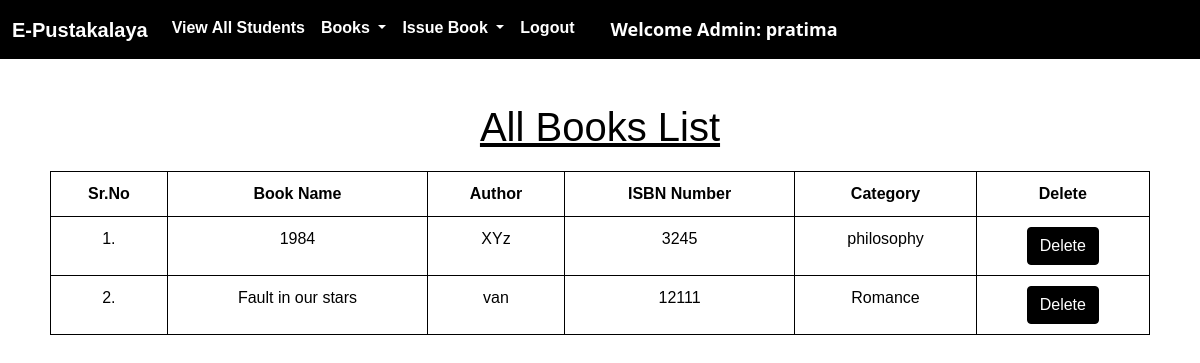
Page /view_books/ (signed in) on the earlier database version.
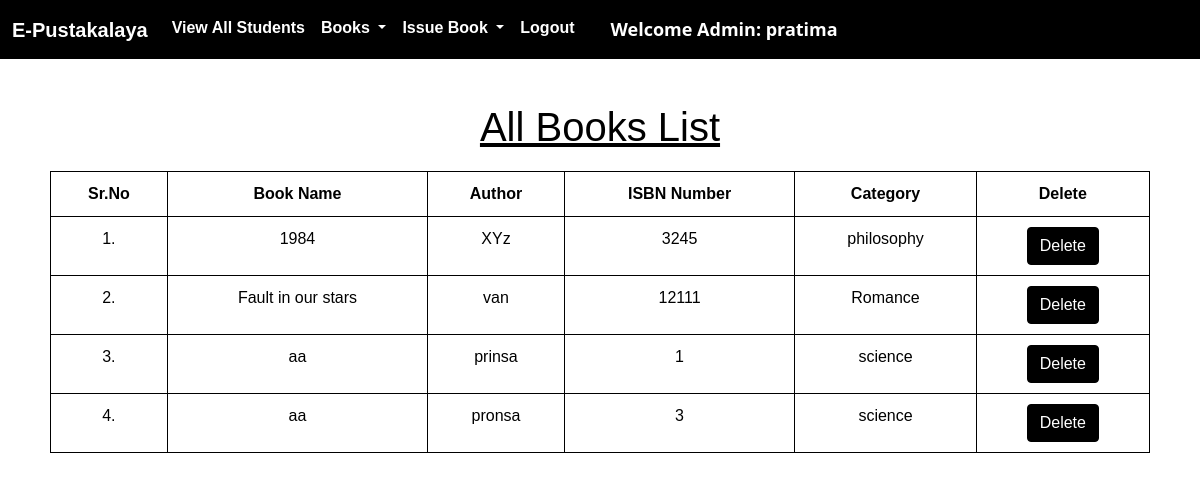
Same page on the later database version.
### library/models.py (models this page shows, shortened)
class Book(models.Model):
    name = models.CharField(max_length=200)
    author = models.CharField(max_length=200)
    isbn = models.PositiveIntegerField()
    category = models.CharField(max_length=50)

### library/views.py (the view)
# urls.py: path("view_books/", views.view_books, name="view_books"),
@login_required(login_url = '/admin_login')
def view_books(request):
    books = Book.objects.all()
    return render(request, "view_books.html", {'books':books})

### library/templates/view_books.html (shortened to what this page needs)
{% extends 'admin_navbar.html' %}
{% load static %}
{% block body %}
<div class="container mt-4">
    <h1 class="text-center"><u>All Books List</u></h1>
    <table class="table table-hover" id="example">
        <thead>
            <tr>
                <th>Sr.No</th>
                <th>Book Name</th>
                <th>Author</th>
                <th>ISBN Number</th>
                <th>Category</th>
                <th>Delete</th>
            </tr>
        </thead>
        <tbody>
            {% for book in books %}
            <tr>
                <td>{{forloop.counter}}.</td>
                <td>{{book.name}}</td>
                <td>{{book.author}}</td>
                <td>{{book.isbn}}</td>
                <td>{{book.category}}</td>
                <td><a href="/delete_book/{{book.id}}/" class="btn btn-danger" onclick="return confirm('Are you sure you want to delete this book?')">Delete</a></td>
            </tr>
            {% endfor %}
        </tbody>
    </table>
    </div>
{% endblock %}

### library/templates/admin_navbar.html (shortened to what this page needs)
<!DOCTYPE html>
<html lang="en">
<head>
  <link href="https://cdn.jsdelivr.net/npm/bootstrap@5.1.0/dist/css/bootstrap.min.css" rel="stylesheet">
  <link rel="stylesheet" href="https://cdn.datatables.net/1.10.25/css/jquery.dataTables.min.css">
  <link rel="stylesheet" href="https://cdn.datatables.net/buttons/1.7.1/css/buttons.dataTables.min.css">
</head>
<body>
  <nav class="navbar navbar-expand-lg navbar-light" style="background-color: black;">
    <div class="container-fluid">
      <a class="navbar-brand" href="#" style="color: white;">E-Pustakalaya</a>
      <div class="collapse navbar-collapse" id="navbarSupportedContent">
        <ul class="navbar-nav me-auto mb-2 mb-lg-0">
          <li class="nav-item">
            <a class="nav-link active" aria-current="page" href="/view_students/" style="color: white;">View All Students</a>
          </li>
          <li class="nav-item dropdown">
            <a class="nav-link dropdown-toggle" href="#" id="navbarDropdown" role="button" data-bs-toggle="dropdown" aria-expanded="false" style="color: white;">
              Books
            </a>
          </li>
          <li class="nav-item dropdown">
            <a class="nav-link dropdown-toggle" href="#" id="navbarDropdown" role="button" data-bs-toggle="dropdown" aria-expanded="false" style="color: white;">
              Issue Book
            </a>
          </li>
          <li class="nav-item">
            <a class="nav-link active" aria-current="page" href="/logout/" style="color: white;">Logout</a>
          </li>
          <li class="nav-item" style="margin-left: 20px;">
            <a style="font-weight:600; font-family:'Segoe UI', Tahoma, Geneva, Verdana, sans-serif; font-size: large; color: white;" class="nav-link active" href="#">Welcome Admin: {{request.user}}</a>
          </li>
        </ul>
      </div>
    </div>
  </nav>
  {% block body %}
  {% endblock %}
</body>
</html>

### library/templates/admin_navbar.html (style rules this page uses)
body { font-family: Arial, sans-serif; background-color: #3d3b3b; }
.navbar { background-color: black; display: flex; justify-content: space-between; align-items: center; }
.navbar-brand { font-weight: bold; }
.nav-link { font-weight: bold; color: white !important; }

### library/templates/view_books.html (style rules this page uses)
body { font-family: Arial, sans-serif; background-color: #ffffff; color: #000000; }
.container { padding: 20px; }
h1 { color: #000000; text-align: center; margin-bottom: 20px; }
.table { color: #000000; border: 1px solid #000000; }
.table th, .table td { border: 1px solid #000000; padding: 10px; text-align: center; }
.btn-danger { background-color: #000000; border-color: #000000; }
a { color: #000000; text-decoration: none; }

Differences in the rows shown:
added Book: name "aa", author "prinsa", isbn "1", category "science"
added Book: name "aa", author "pronsa", isbn "3", category "science"
